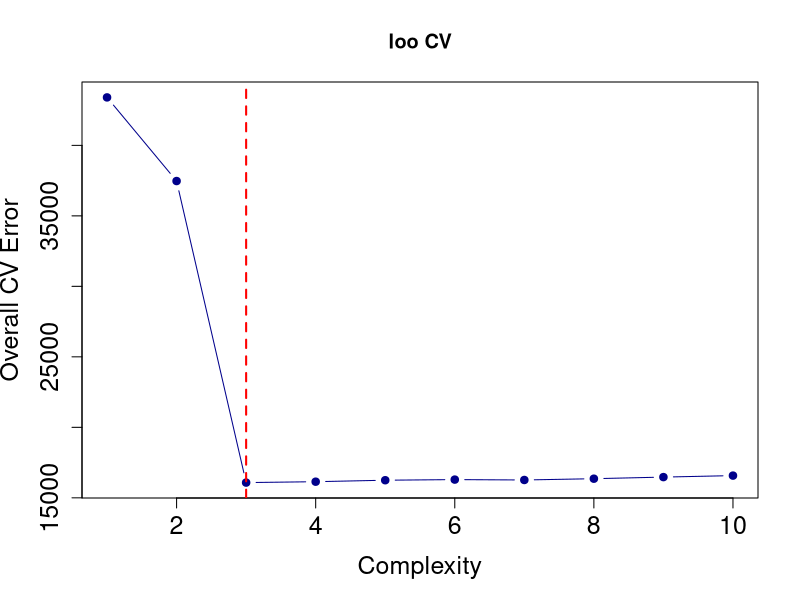
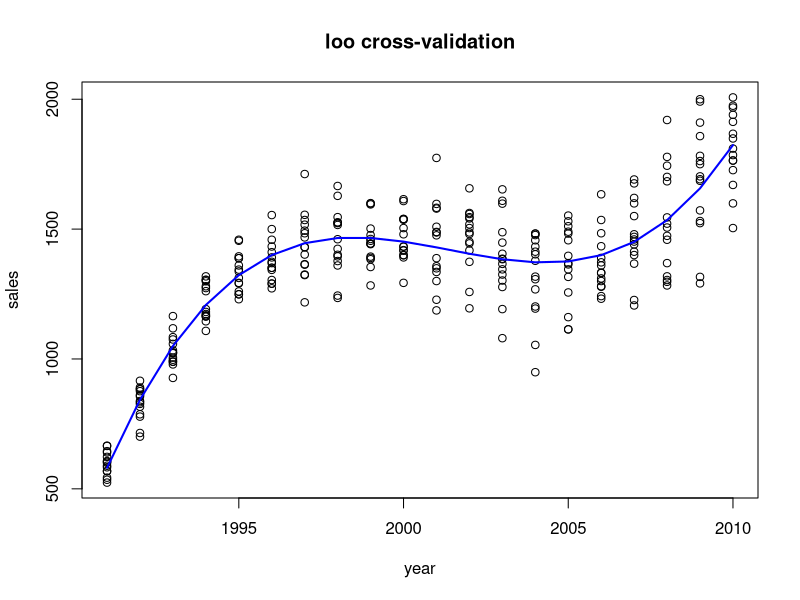
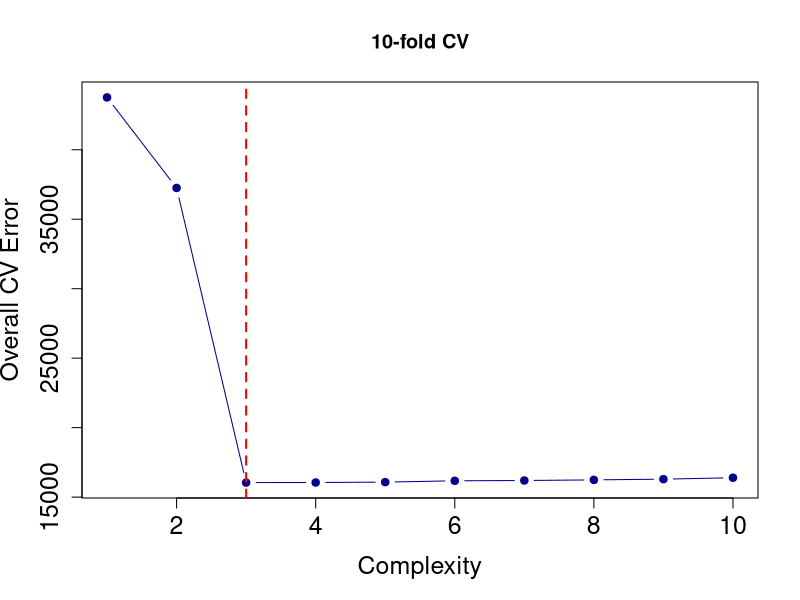
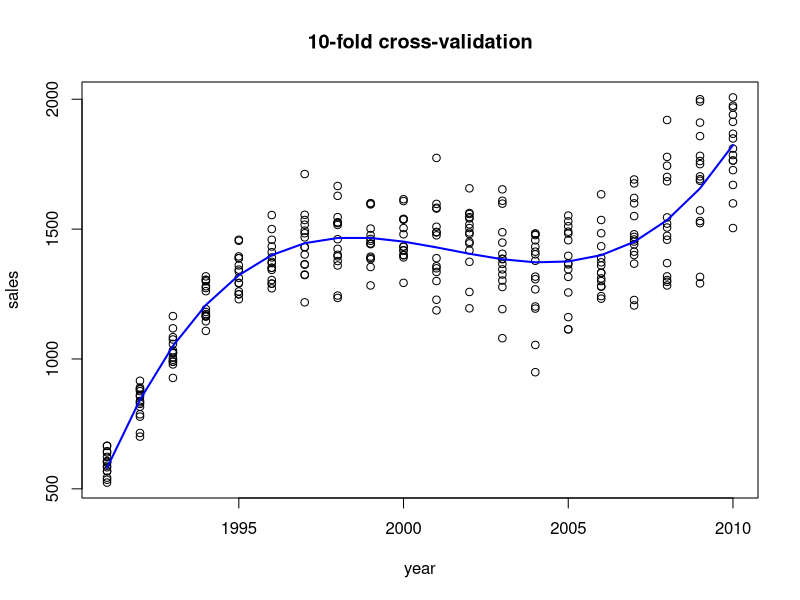

The R script that drew these images, in order:
## ---- chunk 1
knitr::opts_chunk$set(echo = TRUE)
## ---- chunk 2
sales = read.table("../JaxSales.txt", header = TRUE)

# A function to generate the indices of the k-fold sets
kfold <- function(N, k=N, indices=NULL){
  # get the parameters right:
  if (is.null(indices)) {
    # Randomize if the index order is not supplied
    indices <- sample(1:N, N, replace=FALSE)
  } else {
    # else if supplied, force N to match its length
    N <- length(indices)
  }
  # Check that the k value makes sense.
  if (k > N) stop("k must not exceed N")
  #
  
  # How big is each group?
  gsize <- rep(round(N/k), k)
  
  # For how many groups do we need odjust the size?
  extra <- N - sum(gsize)
  
  # Do we have too few in some groups?
  if (extra > 0) {
    for (i in 1:extra) {
      gsize[i] <- gsize[i] +1
    }
  }
  # Or do we have too many in some groups?
  if (extra < 0) {
    for (i in 1:abs(extra)) {
      gsize[i] <- gsize[i] - 1
    }
  }
  
  running_total <- c(0,cumsum(gsize))
  
  # Return the list of k groups of indices
  lapply(1:k, 
         FUN=function(i) {
           indices[seq(from = 1 + running_total[i],
                       to = running_total[i+1],
                       by = 1)
                   ]
         }
  )
}


# A function to form the k samples
getKfoldSamples <- function (x, y, k, indices=NULL){
  groups <- kfold(length(x), k, indices)
  #training sets
  Ssamples <- lapply(groups,
                     FUN=function(group) {
                       list(x=x[-group], y=y[-group])
                     })
  #test set
  Tsamples <- lapply(groups,
                     FUN=function(group) {
                       list(x=x[group], y=y[group])
                     })
  list(Ssamples = Ssamples, Tsamples = Tsamples)
}
## ---- chunk 3
# For leave one out cross-validation
samples_loocv <-  getKfoldSamples(sales$Year, sales$Sales, k=length(sales$Sales))

# the degrees of freedom associated with each
complexity <- c(1:10) # These are the degrees of polynomials to be fitted

# Performing the Cross-Validation
Ssamples <- samples_loocv$Ssamples # change this accorcing to the number of folds
Tsamples <- samples_loocv$Tsamples # change this accorcing to the number of folds
CV.To.Plot = data.frame(Complexity=NA , MSE=NA)
for(i in 1:length(complexity)){
  MSE = c()
  for(j in 1:length(Ssamples)){
    x.temp = Ssamples[[j]]$x
    y.temp = Ssamples[[j]]$y
    model = lm(y.temp~poly(x.temp, complexity[i]))
    pred = predict(model, newdata=data.frame(x.temp=Tsamples[[j]]$x))
    MSE[j] = mean((Tsamples[[j]]$y-pred)^2)
  }
  CV.To.Plot[i,] = c(complexity[i], mean(MSE))
}


Title.Graph = "loo CV" # change this accorcing to the number of folds
plot(CV.To.Plot, pch=19, col="darkblue", type="b",
     cex.axis = 1.5, cex.lab=1.5, ylab="Overall CV Error")
indx = which.min(CV.To.Plot$MSE)
abline(v=indx, lty=2, lwd=2, col='red')
title(main=Title.Graph)
## ---- chunk 4
plot(sales$Year, sales$Sales, xlab = "year", ylab = "sales", main = "loo cross-validation")
lines(sales$Year, predict(lm(sales$Sales~poly(sales$Year,3))), type="l", col="blue", lwd=2)
## ---- chunk 5
# For leave one out cross-validation
samples_10fold <- getKfoldSamples(sales$Year, sales$Sales, k=10)

# the degrees of freedom associated with each
complexity <- c(1:10) # These are the degrees of polynomials to be fitted

# Performing the Cross-Validation
Ssamples <- samples_10fold$Ssamples # change this accorcing to the number of folds
Tsamples <- samples_10fold$Tsamples # change this accorcing to the number of folds
CV.To.Plot = data.frame(Complexity=NA , MSE=NA)
for(i in 1:length(complexity)){
  MSE = c()
  for(j in 1:length(Ssamples)){
    x.temp = Ssamples[[j]]$x
    y.temp = Ssamples[[j]]$y
    model = lm(y.temp~poly(x.temp, complexity[i]))
    pred = predict(model, newdata=data.frame(x.temp=Tsamples[[j]]$x))
    MSE[j] = mean((Tsamples[[j]]$y-pred)^2)
  }
  CV.To.Plot[i,] = c(complexity[i], mean(MSE))
}


Title.Graph = "10-fold CV" # change this accorcing to the number of folds
plot(CV.To.Plot, pch=19, col="darkblue", type="b",
     cex.axis = 1.5, cex.lab=1.5, ylab="Overall CV Error")
indx = which.min(CV.To.Plot$MSE)
abline(v=indx, lty=2, lwd=2, col='red')
title(main=Title.Graph)
## ---- chunk 6
plot(sales$Year, sales$Sales, xlab = "year", ylab = "sales", main = "10-fold cross-validation")
lines(sales$Year, predict(lm(sales$Sales~poly(sales$Year, 3))), type="l", col="blue", lwd=2)
